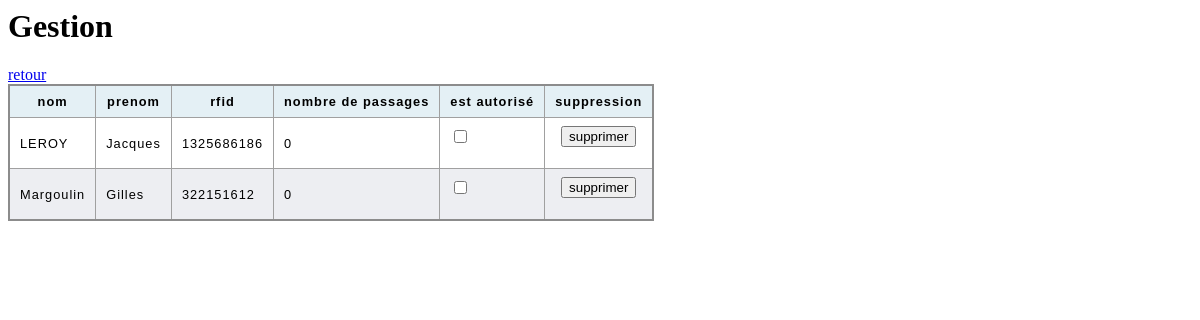
The app's page /statistiques, older data.
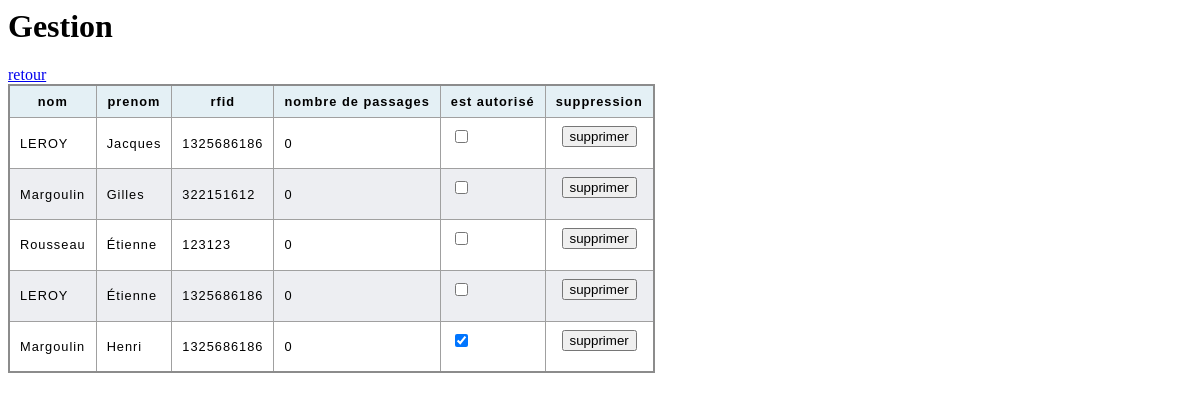
The same page, newer data.
### gestionId/models.py (models this page shows, shortened)
class User(models.Model):
    id = models.AutoField(primary_key=True)
    rfid = models.CharField(max_length=100)
    nom = models.CharField(max_length=50)
    prenom = models.CharField(max_length=50)
    nombrePassage = models.IntegerField(default=0)
    estAutorise = models.BooleanField(default=False)

### gestionId/views.py (the view)
# urls.py: path("statistiques",views.statistiques, name= "statistiques"),
def statistiques(request):
    utilisateurs = User.objects.all()
    autorisation = 0
    context ={"utilisateurs":utilisateurs, "autorisation":autorisation}
    return render(request,"gestionId/statistiques.html",context)

### gestionId/templates/gestionId/statistiques.html (shortened to what this page needs)
<h1>Gestion</h1>
<a href="..">retour</a>
<table>
    <thead>
      <tr>
        <th>nom</th>
        <th>prenom</th>
        <th>rfid</th>
        <th>nombre de passages</th>
        <th>est autorisé</th>
        <th>suppression</th>
      </tr>
    </thead>
    <tbody>
        {% for utilisateur in utilisateurs %}
        <tr>
          <td>{{utilisateur.nom}}</td>
          <td>{{utilisateur.prenom}}</td>
          <td>{{utilisateur.rfid}}</td>
          <td>{{utilisateur.nombrePassage}}</td>
          <td><form action="{% url 'changement_autorisation' utilisateur.id %}" method="post">
            <input onchange=this.form.submit() type="checkbox" name="is_permitted" id="is_permitted" value="{{user.estAutorise}}"
            {% if utilisateur.estAutorise%} checked {% endif %}>
          </form></td>
          <td><form method="post" action="{% url 'supprimer_user' utilisateur.id %}">
            <button type="submit" onclick="return confirm('vous êtes sûr de vouloir supprimer cet utilisateur ?')">supprimer</button></form></td>
        </tr>
        {%endfor%}
    </tbody>
</table>

Row changes from the older to the newer data that the page shows:
added User: nom "Rousseau", prenom "Étienne", rfid "123123", nombrePassage "0"
added User: nom "LEROY", prenom "Étienne", rfid "1325686186", nombrePassage "0"
added User: nom "Margoulin", prenom "Henri", rfid "1325686186", nombrePassage "0", estAutorise "☑"
